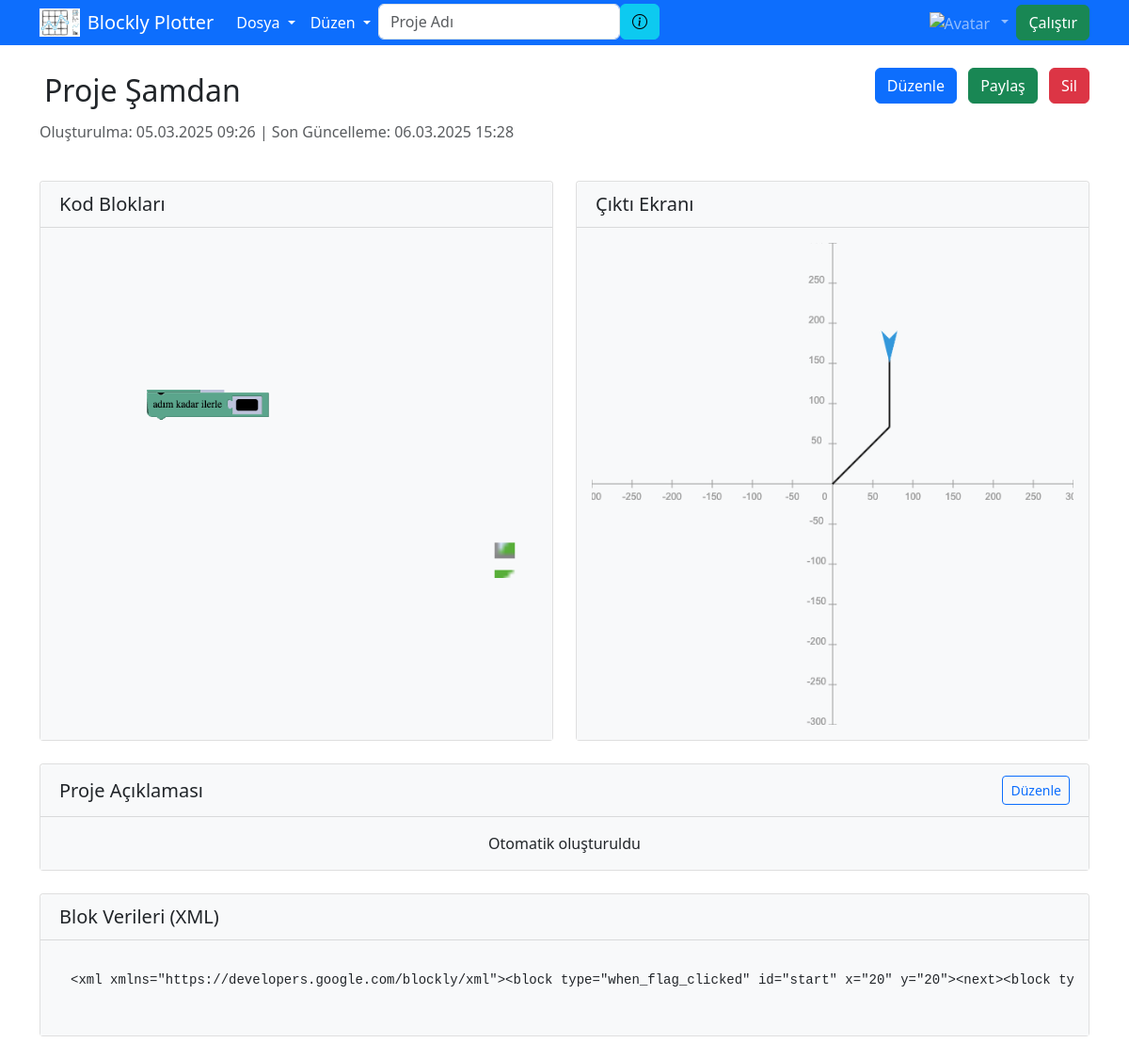
Page /blockly/project/7/ (signed in) on the committed database.
### blockly/models.py (models this page shows, shortened)
class BlocklyProject(models.Model):
    user = models.ForeignKey('users.CustomUser', on_delete=models.CASCADE)
    created_at = models.DateTimeField(auto_now_add=True)
    updated_at = models.DateTimeField(auto_now=True)
    name = models.CharField(max_length=255, help_text="Name of the project")
    description = models.TextField(blank=True, null=True, help_text="Description of the project")
    block_data = models.TextField(help_text="Serialized block data")
    canvas_thumbnail = models.ImageField(upload_to='thumbnails/', blank=True, null=True, help_text="Thumbnail of the canvas")
    block_thumbnail = models.ImageField(upload_to='thumbnails/', blank=True, null=True, help_text="Thumbnail of the blocks")
    canvas_thumbnail_base64 = models.TextField(blank=True, null=True, help_text="Base64 encoded thumbnail of the canvas")
    block_thumbnail_base64 = models.TextField(blank=True, null=True, help_text="Base64 encoded thumbnail of the blocks")
    is_public = models.BooleanField(default=False, help_text="Is the project public?")
    class Meta:
        verbose_name = "Blockly Project"
        verbose_name_plural = "Blockly Projects"

### blockly/views.py (the view)
# urls.py: path('blockly/project/<int:project_id>/', views.project_detail, name='project_detail'),
@auth_decorators.login_required
def project_detail(request, project_id):
    project = get_object_or_404(BlocklyProject, id=project_id)
    if project.user != request.user and not getattr(project, 'is_public', False):
        return HttpResponseRedirect(reverse('index'))
    return render(request, 'users/project_detail.html', {'project': project})

### templates/users/project_detail.html (shortened to what this page needs)
{% extends 'base.html' %}
{% load static %}
{% block content %}
<div class="container mt-4">
    <div class="row mb-4">
        <div class="col-md-8">
            <h2>
                <span id="projectName" class="project-name" data-project-id="{{ project.id }}" ondblclick="makeEditable(this)">
                    {{ project.name }}
                </span>
            </h2>
            <p class="text-muted">
                Oluşturulma: {{ project.created_at|date:'d.m.Y H:i' }} |
                Son Güncelleme: {{ project.updated_at|date:'d.m.Y H:i' }}
            </p>
        </div>
        <div class="col-md-4 text-end">
            <a href="{% url 'index' %}?project_id={{ project.id }}" class="btn btn-primary" onclick="storeProjectName('{{ project.name }}')">
                 Düzenle
            </a>
            <button type="button" class="btn btn-success share-project" data-project-id="{{ project.id }}">
                 Paylaş
            </button>
            <button type="button" class="btn btn-danger delete-project" data-project-id="{{ project.id }}" data-project-name="{{ project.name }}">
                 Sil
            </button>
        </div>
    </div>
    <div class="row mb-4">
        <div class="col-md-6">
            <div class="card h-100">
                <div class="card-header">
                    <h5 class="card-title mb-0">Kod Blokları</h5>
                </div>
                <div class="card-body text-center">
                    {% if project.block_thumbnail %}
                    <img src="{{ project.block_thumbnail.url }}" class="img-fluid block-thumbnail" alt="Kod Blokları">
                    {% elif project.block_thumbnail_base64 %}
                    <img src="{{ project.block_thumbnail_base64 }}" class="img-fluid block-thumbnail" alt="Kod Blokları">
                    {% else %}
                    <div class="alert alert-info">
                        Kod blokları önizlemesi mevcut değil.
                    </div>
                    {% endif %}
                </div>
            </div>
        </div>
        <div class="col-md-6">
            <div class="card h-100">
                <div class="card-header">
                    <h5 class="card-title mb-0">Çıktı Ekranı</h5>
                </div>
                <div class="card-body text-center">
                    {% if project.canvas_thumbnail %}
                    <img src="{{ project.canvas_thumbnail.url }}" class="img-fluid" alt="Çıktı Ekranı">
                    {% elif project.canvas_thumbnail_base64 %}
                    <img src="{{ project.canvas_thumbnail_base64 }}" class="img-fluid" alt="Çıktı Ekranı">
                    {% else %}
                    <div class="alert alert-info">
                        Çıktı ekranı önizlemesi mevcut değil.
                    </div>
                    {% endif %}
                </div>
            </div>
        </div>
    </div>
    {% if project.description %}
    <div class="row mb-4">
        <div class="col-12">
            <div class="card">
                <div class="card-header d-flex justify-content-between align-items-center">
                    <h5 class="card-title mb-0">Proje Açıklaması</h5>
                    <button type="button" class="btn btn-sm btn-outline-primary edit-description-btn">
                         Düzenle
                    </button>
                </div>
                <div class="card-body">
                    <div id="descriptionDisplay">
                        <p class="card-text">{{ project.description }}</p>
                    </div>
                </div>
            </div>
        </div>
    </div>
    {% endif %}
    <div class="row mb-4">
        <div class="col-12">
            <div class="card">
                <div class="card-header">
                    <h5 class="card-title mb-0">Blok Verileri (XML)</h5>
                </div>
                <div class="card-body">
                    <pre class="bg-light p-3 rounded"><code>{{ project.block_data }}</code></pre>
                </div>
            </div>
        </div>
    </div>
</div>
{% endblock %}

### static/css/styles.css (style rules this page uses)
html, body { height: 100%; margin: 0; padding: 0; }
body { display: flex; flex-direction: column; height: 100vh; }
.card { height: 100%; margin: 0; display: flex; flex-direction: column; background-color: #fff; border: 1px solid rgba(0,0,0,.125); border-radius: 0.25rem; }
.card-header { flex: 0 0 auto; background-color: #f8f9fa; border-bottom: 1px solid rgba(0,0,0,0.125); padding: 0.75rem 1.25rem; }
.card-body { flex: 1; padding: 1rem; background-color: #f8f9fa; overflow: auto; display: flex; align-items: center; justify-content: center; }
.btn + .btn { margin-left: 0.5rem; }

### templates/users/project_detail.html (style rules this page uses)
.block-thumbnail { width: 100%; height: 200px; object-fit: cover; border-radius: 5px; }
.project-name { cursor: pointer; padding: 5px; border-radius: 4px; display: inline-block; }

### rows in the picture
BlocklyProject: name "Proje Şamdan", created_at "05.03.2025 09:26", updated_at "06.03.2025 15:28", block_thumbnail (picture), canvas_thumbnail (picture), description "Otomatik oluşturuldu", block_data "<xml xmlns=\"https://developers.google.com/blockly/xml\"><block type=\"when_flag_clicked\" id=\"start\" x=\"20\" y=\"20\"><next><block…"
